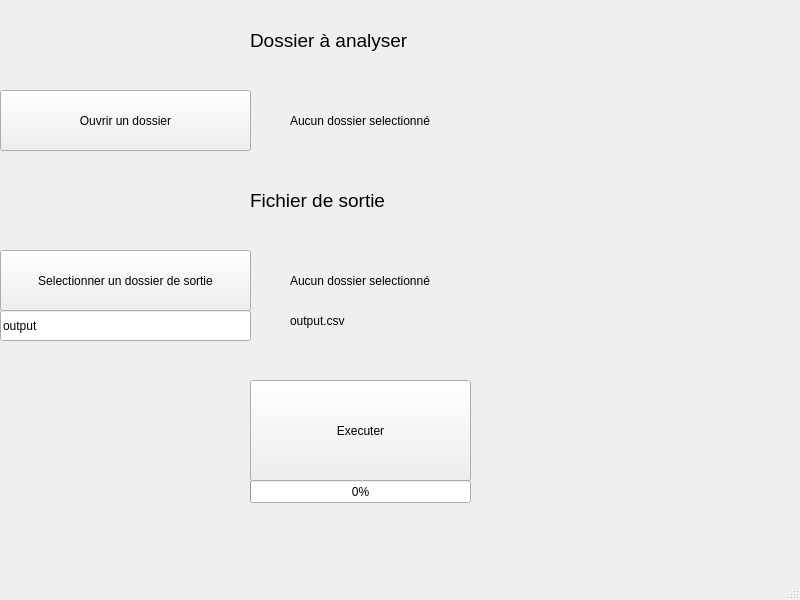
<?xml version="1.0" encoding="UTF-8"?>
<ui version="4.0">
 <class>MainWindow</class>
 <widget class="QMainWindow" name="MainWindow">
  <property name="geometry">
   <rect>
    <x>0</x>
    <y>0</y>
    <width>800</width>
    <height>600</height>
   </rect>
  </property>
  <property name="windowTitle">
   <string>MainWindow</string>
  </property>
  <widget class="QWidget" name="centralwidget">
   <widget class="QPushButton" name="pushButton_open_folder">
    <property name="geometry">
     <rect>
      <x>0</x>
      <y>90</y>
      <width>251</width>
      <height>61</height>
     </rect>
    </property>
    <property name="text">
     <string>Ouvrir un dossier</string>
    </property>
   </widget>
   <widget class="QLabel" name="label_selected_folder">
    <property name="geometry">
     <rect>
      <x>290</x>
      <y>90</y>
      <width>541</width>
      <height>61</height>
     </rect>
    </property>
    <property name="text">
     <string>Aucun dossier selectionné</string>
    </property>
   </widget>
   <widget class="QPushButton" name="pushButton_start">
    <property name="geometry">
     <rect>
      <x>250</x>
      <y>380</y>
      <width>221</width>
      <height>101</height>
     </rect>
    </property>
    <property name="text">
     <string>Executer</string>
    </property>
   </widget>
   <widget class="QProgressBar" name="progressBar">
    <property name="enabled">
     <bool>true</bool>
    </property>
    <property name="geometry">
     <rect>
      <x>250</x>
      <y>480</y>
      <width>221</width>
      <height>23</height>
     </rect>
    </property>
    <property name="value">
     <number>0</number>
    </property>
    <property name="textVisible">
     <bool>true</bool>
    </property>
   </widget>
   <widget class="QLabel" name="label_status">
    <property name="geometry">
     <rect>
      <x>480</x>
      <y>470</y>
      <width>211</width>
      <height>41</height>
     </rect>
    </property>
    <property name="text">
     <string/>
    </property>
   </widget>
   <widget class="QPushButton" name="pushButton_select_output_folder">
    <property name="geometry">
     <rect>
      <x>0</x>
      <y>250</y>
      <width>251</width>
      <height>61</height>
     </rect>
    </property>
    <property name="text">
     <string>Selectionner un dossier de sortie</string>
    </property>
   </widget>
   <widget class="QLabel" name="label_selected_output_folder">
    <property name="geometry">
     <rect>
      <x>290</x>
      <y>250</y>
      <width>541</width>
      <height>61</height>
     </rect>
    </property>
    <property name="text">
     <string>Aucun dossier selectionné</string>
    </property>
   </widget>
   <widget class="QLabel" name="label">
    <property name="geometry">
     <rect>
      <x>250</x>
      <y>10</y>
      <width>531</width>
      <height>61</height>
     </rect>
    </property>
    <property name="font">
     <font>
      <pointsize>14</pointsize>
     </font>
    </property>
    <property name="layoutDirection">
     <enum>Qt::LeftToRight</enum>
    </property>
    <property name="text">
     <string>Dossier à analyser</string>
    </property>
   </widget>
   <widget class="QLabel" name="label_2">
    <property name="geometry">
     <rect>
      <x>250</x>
      <y>170</y>
      <width>531</width>
      <height>61</height>
     </rect>
    </property>
    <property name="font">
     <font>
      <pointsize>14</pointsize>
     </font>
    </property>
    <property name="layoutDirection">
     <enum>Qt::LeftToRight</enum>
    </property>
    <property name="text">
     <string>Fichier de sortie</string>
    </property>
   </widget>
   <widget class="QLineEdit" name="lineEdit">
    <property name="geometry">
     <rect>
      <x>0</x>
      <y>310</y>
      <width>251</width>
      <height>31</height>
     </rect>
    </property>
    <property name="text">
     <string>output</string>
    </property>
   </widget>
   <widget class="QLabel" name="label_selected_output_filename">
    <property name="geometry">
     <rect>
      <x>290</x>
      <y>290</y>
      <width>541</width>
      <height>61</height>
     </rect>
    </property>
    <property name="text">
     <string>output.csv</string>
    </property>
   </widget>
  </widget>
  <widget class="QMenuBar" name="menubar">
   <property name="geometry">
    <rect>
     <x>0</x>
     <y>0</y>
     <width>800</width>
     <height>31</height>
    </rect>
   </property>
  </widget>
  <widget class="QStatusBar" name="statusbar"/>
 </widget>
 <resources/>
 <connections/>
</ui>
